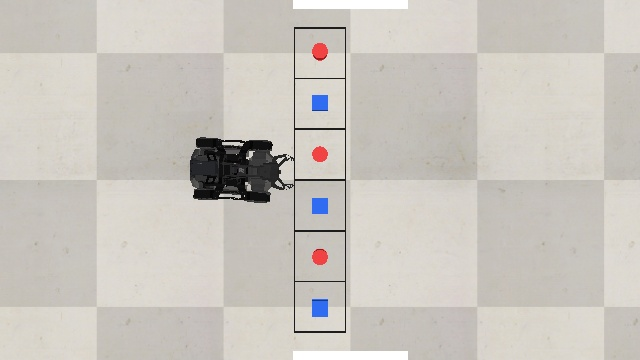
#> input picture 实验三仿真模拟部分/04_消息总线样例/latest.jpg, 640 x 360 px
$ python -i detector_node.py   (imports and definitions only)
#> lines starting #> are read from the running program, lines starting #| are printed output that depends on the picture; after the words box and inside, x2 and y2 are one past the last pixel; in counts of white or black regions, pixels touching at a corner belong together
#> further down, picture is the input picture: shape (360, 640, 3); mean B, G, R 191, 197.7, 202.2
# -*- coding: utf-8 -*-
"""
detector_node.py —— 识别节点（发布 物体类别 / 检测框 / 置信度）
输入：vision_bus/latest.jpg + camera_meta.json（相机节点发布）
输出：vision_bus/detections.json      每个目标的 类别/检测框/置信度/世界坐标/网格号
      vision_bus/annotated_latest.jpg 标注图
      C:/Users/39562/Desktop/实验三_视觉识别结果.jpg  （便于查看）

识别原理（面向本实验的轻量视觉）：
  1) 颜色分割（HSV）：蓝色 → A 类候选；红色 → B 类候选
  2) 轮廓分析：圆度 circularity = 4πA/P²
       圆柱(圆) ≈ 1.0   棱柱(方) ≈ 0.78
  3) 类别判定 = 颜色 + 形状 双条件（A=蓝色棱柱 / B=红色圆柱）；
     两个条件不一致时判为“低置信”，降低置信度
  4) 检测框中心 →（按物体顶面高度校正的）反投影 → 世界坐标 → 网格号(1~6)
可独立运行：python detector_node.py [帧数]
"""
import json
import os
import shutil
import sys
import time

import numpy as np
import cv2

import vision_config as C


# ---------------- 反投影：像素 → 世界 ----------------
_CALIB_CACHE = {"mtime": None, "data": None}

def load_calibration():
    """读取相机标定（vision_bus/calibration.json），没有则返回 None"""
    try:
        mt = os.path.getmtime(C.CALIB_PATH)
    except OSError:
        return None
    if _CALIB_CACHE["mtime"] != mt:
        with open(C.CALIB_PATH, "r", encoding="utf-8") as f:
            _CALIB_CACHE["data"] = json.load(f)
        _CALIB_CACHE["mtime"] = mt
    return _CALIB_CACHE["data"]


# [33 lines left out: functions pixel_to_world, world_to_grid, not called in this run]


# ---------------- 颜色分割 ----------------
def color_masks(img_bgr):
    hsv = cv2.cvtColor(img_bgr, cv2.COLOR_BGR2HSV)
#> hsv: shape (360, 640, 3); mean H, S, V 19.6, 15.9, 202.8
    def build(ranges):
        m = np.zeros(hsv.shape[:2], np.uint8)
        for lo, hi in ranges:
            m |= cv2.inRange(hsv, np.array(lo, np.uint8), np.array(hi, np.uint8))
#> this loop made 1 pass
#> pass 1, in build, `m |= cv2.inRange(hsv, np.array(lo, np.uint8), np.array(hi, np.uint8))`:
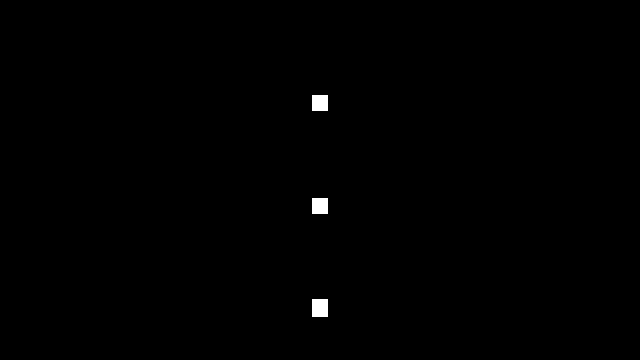
#> m: shape (360, 640); 0.35% white; 3 white regions, box (x1, y1, x2, y2) and area: (312, 299, 328, 317) 288, (312, 95, 328, 111) 256, (312, 198, 328, 214) 256
        return m
    blue = build(C.HSV_BLUE)
    red = build(C.HSV_RED)
#> the loop in build (call 2), `for lo, hi in ranges:` made 2 passes
#> pass 1, in build (call 2), `m |= cv2.inRange(hsv, np.array(lo, np.uint8), np.array(hi, np.uint8))`:
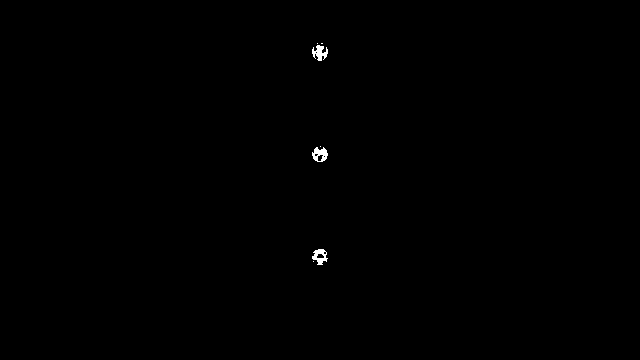
#> m: shape (360, 640); 0.19% white; 7 white regions (4 under 20 px), largest, box (x1, y1, x2, y2) and area: (312, 45, 328, 61) 150, (312, 147, 328, 162) 149, (312, 249, 328, 265) 142
#> pass 2, in build (call 2), `m |= cv2.inRange(hsv, np.array(lo, np.uint8), np.array(hi, np.uint8))`:
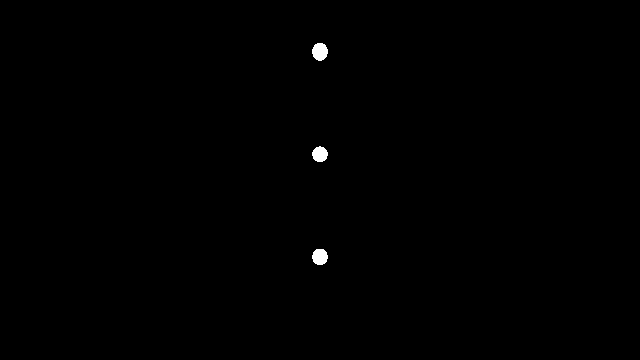
#> m: shape (360, 640); 0.27% white; 3 white regions, box (x1, y1, x2, y2) and area: (312, 43, 328, 61) 224, (312, 249, 328, 265) 206, (312, 146, 328, 162) 194
    kernel = np.ones((5, 5), np.uint8)
    blue = cv2.morphologyEx(blue, cv2.MORPH_OPEN, kernel)
    red = cv2.morphologyEx(red, cv2.MORPH_OPEN, kernel)
#> red: shape (360, 640); 0.26% white; 3 white regions, box (x1, y1, x2, y2) and area: (312, 43, 328, 60) 220, (313, 249, 327, 265) 198, (313, 147, 327, 162) 184
    for m in (blue, red):
        cv2.morphologyEx(m, cv2.MORPH_CLOSE, kernel, dst=m)
#> this loop made 2 passes
    return blue, red


# ---------------- 检测 ----------------
def detect(img_bgr, meta, map_world=True):
    blue, red = color_masks(img_bgr)
    cal = load_calibration()
    m_per_px = cal["m_per_px"] if cal else 0.0018
    dets = []
    for mask, color_name, expect_class in ((blue, "蓝", C.CLASS_A), (red, "红", C.CLASS_B)):
        cnts, _ = cv2.findContours(mask, cv2.RETR_EXTERNAL, cv2.CHAIN_APPROX_SIMPLE)
        for c in cnts:
            area = cv2.contourArea(c)
            if area < C.MIN_AREA:
                continue
            per = cv2.arcLength(c, True) or 1e-6
            circ = float(min(1.0, 4.0 * np.pi * area / (per * per)))     # 圆度
            x, y, w, h = cv2.boundingRect(c)
            u, v = x + w / 2.0, y + h / 2.0
            if map_world and meta is not None:
                wx, wy = pixel_to_world(meta, u, v)
                grid = world_to_grid(wx, wy)
            else:
                wx = wy = None
                grid = None
            # 形状判别：长焦俯视下用圆度最稳（棱柱≈0.78，圆柱≈0.92）
            top_w_m = w * m_per_px
            round_shape = circ > C.CIRC_ROUND
            shape_name = "圆柱(圆)" if round_shape else "棱柱(方)"
            shape_class = C.CLASS_B if round_shape else C.CLASS_A
            # 颜色质量：检测框内该颜色像素占轮廓面积的比例（斑块实心度）
            roi = mask[y:y+h, x:x+w]
            purity = min(1.0, float(roi.sum() / 255.0) / max(1.0, area))
            agree = (shape_class == expect_class)
            circ_ref = 0.92 if expect_class == C.CLASS_B else 0.78
            circ_score = max(0.0, 1.0 - abs(circ - circ_ref) / 0.30)
            shape_score = max(0.0, 1.0 - abs(top_w_m - 0.06) / 0.04)
            conf = 0.40 * purity + 0.35 * shape_score + 0.25 * circ_score
            if not agree:
                conf *= 0.50
            cls = expect_class       # 颜色为主特征，形状用于一致性校验
            dets.append({
                "class": cls,
                "class_name": C.CLASS_NAME.get(cls, "未知"),
                "confidence": round(float(conf), 3),
                "color": color_name,
                "shape": shape_name,
                "top_width_m": round(float(top_w_m), 4),
                "circularity": round(circ, 3),
                "consistent": bool(agree),
                "bbox": [int(x), int(y), int(w), int(h)],
                "bbox_center_px": [round(u, 1), round(v, 1)],
                "world_xy": [round(wx, 4), round(wy, 4)] if wx is not None else None,
                "grid_index": grid,
                "bin": C.CLASS_BIN.get(cls) if grid else None,
            })
#> this loop made 2 passes
#> (color_name, expect_class) on passes 1 to 2: ('蓝', 'A'), ('红', 'B')
#> after the loop, dets = 6 items
    dets.sort(key=lambda d: (d["grid_index"] is None, d["grid_index"] or 99, -d["confidence"]))
    return dets


def detect_local(img_bgr):
    """夹爪第一视角的近距识别：只发布 类别/检测框/置信度（不做世界映射与网格判定）
    近距透视图下"圆度"不再可靠（顶面被压缩），因此置信度按
    颜色纯度 + 斑块尺寸合理性 计算，形状仅作提示。"""
    dets = detect(img_bgr, None, map_world=False)
#> dets = 6 items
    h, w = img_bgr.shape[:2]
#> h = 360; w = 640
    frame_area = float(w * h)
#> frame_area = 230400
    blue, red = color_masks(img_bgr)
#> the loop in color_masks (call 2), `for m in (blue, red):` made 2 passes
    masks = {C.CLASS_A: blue, C.CLASS_B: red}
    for d in dets:
        x, y, bw, bh = d["bbox"]
        area = float(bw * bh)
        purity = min(1.0, float(masks[d["class"]][y:y+bh, x:x+bw].sum() / 255.0) / max(1.0, area))
        frac = area / frame_area
        size_score = 1.0 if 0.001 <= frac <= 0.25 else max(0.2, 1.0 - abs(frac - 0.05) * 4.0)
        d["confidence"] = round(min(0.99, 0.6 * purity + 0.4 * size_score), 3)
        d["shape"] = d["shape"] + "(近距提示)"
        d["note"] = "近距视角：形状不作判据，类别由颜色决定"
#> this loop made 6 passes
#> (x, y, bw, bh, area, purity, frac, size_score) on passes 1 to 6: (312, 299, 16, 18, 288, 1, 0.00125, 1), (312, 198, 16, 16, 256, 1, 0.00111, 1), (312, 95, 16, 16, 256, 1, 0.00111, 1), (312, 43, 16, 17, 272, 0.809, 0.00118, 1), (313, 249, 14, 16, 224, 0.884, 0.000972, 0.804), (313, 147, 14, 15, 210, 0.876, 0.000911, 0.804)
    dets.sort(key=lambda d: -d["confidence"])
    return dets


# ---------------- 发布 ----------------
# [69 lines left out: functions annotate, publish, process_latest, main, not called in this run]


# [2 lines not run here, left out]

>>> import cv2
>>> picture = cv2.imread('../04_消息总线样例/latest.jpg')
>>> result = detect_local(picture)
#> result = 6 items
